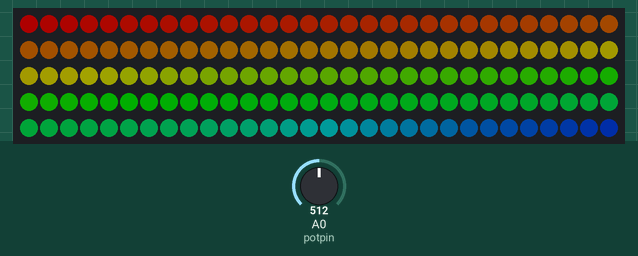
This sketch was run on a simulated Arduino Uno, built with avr-gcc and run on an emulated ATmega328P. Shown: 150 RGB LEDs in strip order, left to right, continuing on the next row. The test bench sets the inputs (shaded band); at power-on: A0 (potpin) = 512. Dim RGB values are drawn brighter than linear; random numbers use the default seed unless the sketch sets one.

Above: at 0.14 s.
At 5.04 s:
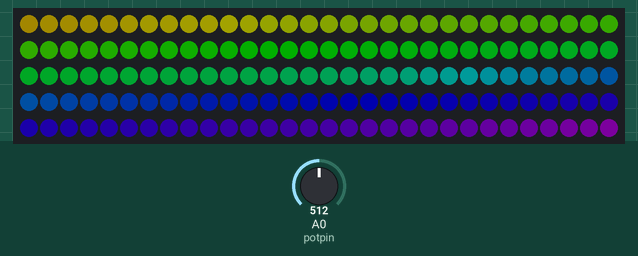
At 10.04 s:
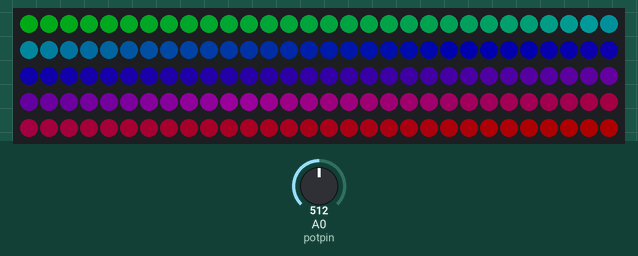
At 20.02 s:
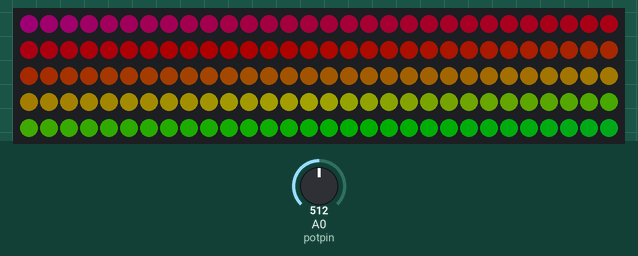
At 30.01 s:
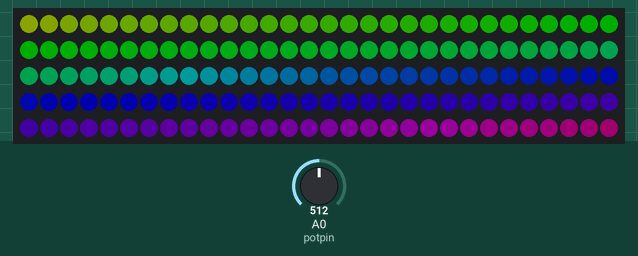
At 39.93 s:
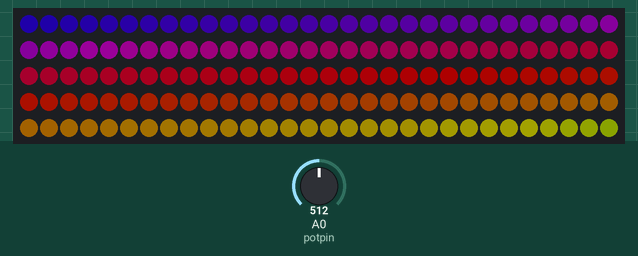

The sketch:

ShipProject_all_rainbow.ino
```cpp
#include <FastLED.h>

#define DATA_PIN 5
#define NUM_LEDS 150
#define CHIPSET WS2812B
#define COLOR_ORDER GRB
#define FRAMES_PER_SECOND 12

int hue_start = 0;
int jitter = 128;
int potpin = 0;
int val;

CRGBArray<NUM_LEDS> leds;

CRGBSet L3(leds(0,2)); //Bottom Floor, Right Building
CRGBSet L4(leds(3,3)); //Top Floor, Right Building
CRGBSet L5(leds(4,4)); //Rotunda Window, Right Side
CRGBSet Sh6(leds(5,5)); //ShipTop - Bottom Window
CRGBSet Sh5(leds(6,6)); //ShipTop - Middle Window
CRGBSet Sh4(leds(7,7)); //ShipTop - Top Window
CRGBSet L1(leds(8,11)); //Top Floor, Left Building
CRGBSet L2(leds(12,12)); //Bottom Floor, Left Building
CRGBSet Sh2(leds(13,15)); //Ship - Captain's Left
CRGBSet Sh3(leds(16,18)); //Ship - Captain's Right
CRGBSet Sh1(leds(19,25)); //Ship - Hold

CRGBPalette16 Ocean( OceanColors_p );
CRGBPalette16 Lava ( LavaColors_p );
CRGBPalette16 Forest ( ForestColors_p );
CRGBPalette16 Cloud ( CloudColors_p );

void setup() {
 FastLED.addLeds<CHIPSET, DATA_PIN, COLOR_ORDER>(leds, NUM_LEDS);
 Serial.begin(9600);
 }

void loop() {

val = analogRead(potpin);
val = map(val, 0, 1023, 0, 255);
FastLED.setBrightness(52);

 fill_solid( leds, NUM_LEDS, CRGB::Black); //Clear it every cycle just to be sane

// Assign colors

  //L3 = CRGB::Green;
  //fill_palette(L3, 3, hue_start, 4, Forest, 255, LINEARBLEND);

  //L4 = CRGB::Purple;

  //L5 = CRGB::Blue;

  //Sh4 = CRGB::Purple;

  //Sh5 = CRGB::Blue;

  //Sh6 = CRGB::Green;

  //L1 = CRGB::Green;

  //L2 = CRGB::Yellow;

  //Sh2 = CRGB::Orange;
  //fill_palette( Sh2, 3, jitter, 16, Lava, 255, LINEARBLEND );

  //Sh3 = CRGB::Orange;
  //fill_palette( Sh3, 3, jitter, 16, Lava, 255, LINEARBLEND );

  //Sh1 = CRGB::Red;
  //fill_palette( Sh1, 7, jitter, 8, Lava, 255, LINEARBLEND );


    fill_rainbow ( leds, NUM_LEDS, hue_start, 1);


// end Assign colors

FastLED.show();

hue_start++;
if (hue_start > 255) { hue_start = 0; }

if (random(2) == 0) { jitter++; } else { jitter--; }
if ( jitter > 255) { jitter = 0; }
if ( jitter < 0 ) { jitter = 255; }

FastLED.delay(1000/FRAMES_PER_SECOND);
}
```
